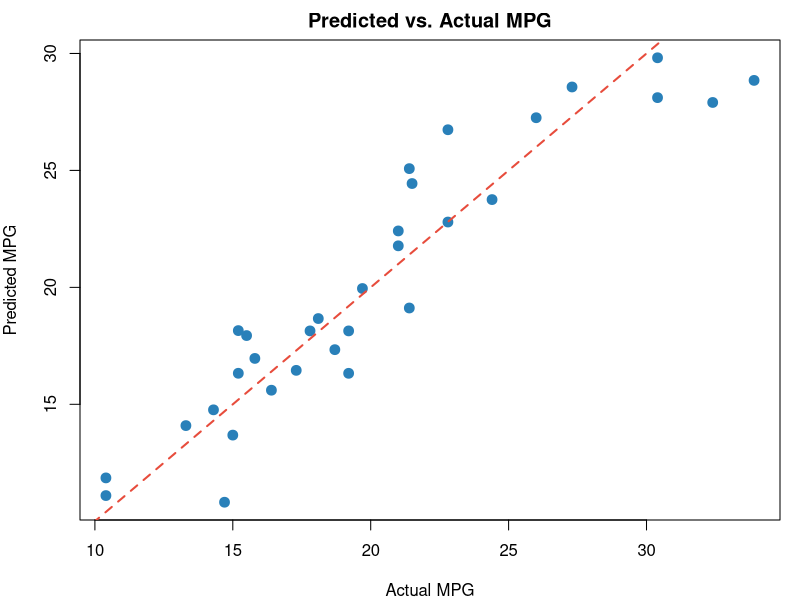

This figure's R source:
## ---- chunk 1
knitr::opts_chunk$set(echo = TRUE, message = FALSE, warning = FALSE, comment = "")
## ---- chunk 2
model <- lm(mpg ~ wt + hp + factor(cyl) + am, data = mtcars)
round(coef(model), 3)
## ---- chunk 3
par(mar = c(4, 4, 2, 1))
predicted <- predict(model)
plot(mtcars$mpg, predicted,
     xlab = "Actual MPG", ylab = "Predicted MPG",
     main = "Predicted vs. Actual MPG", pch = 19, col = "#2980b9", cex = 1.3)
abline(0, 1, col = "#e74c3c", lwd = 2, lty = 2)
